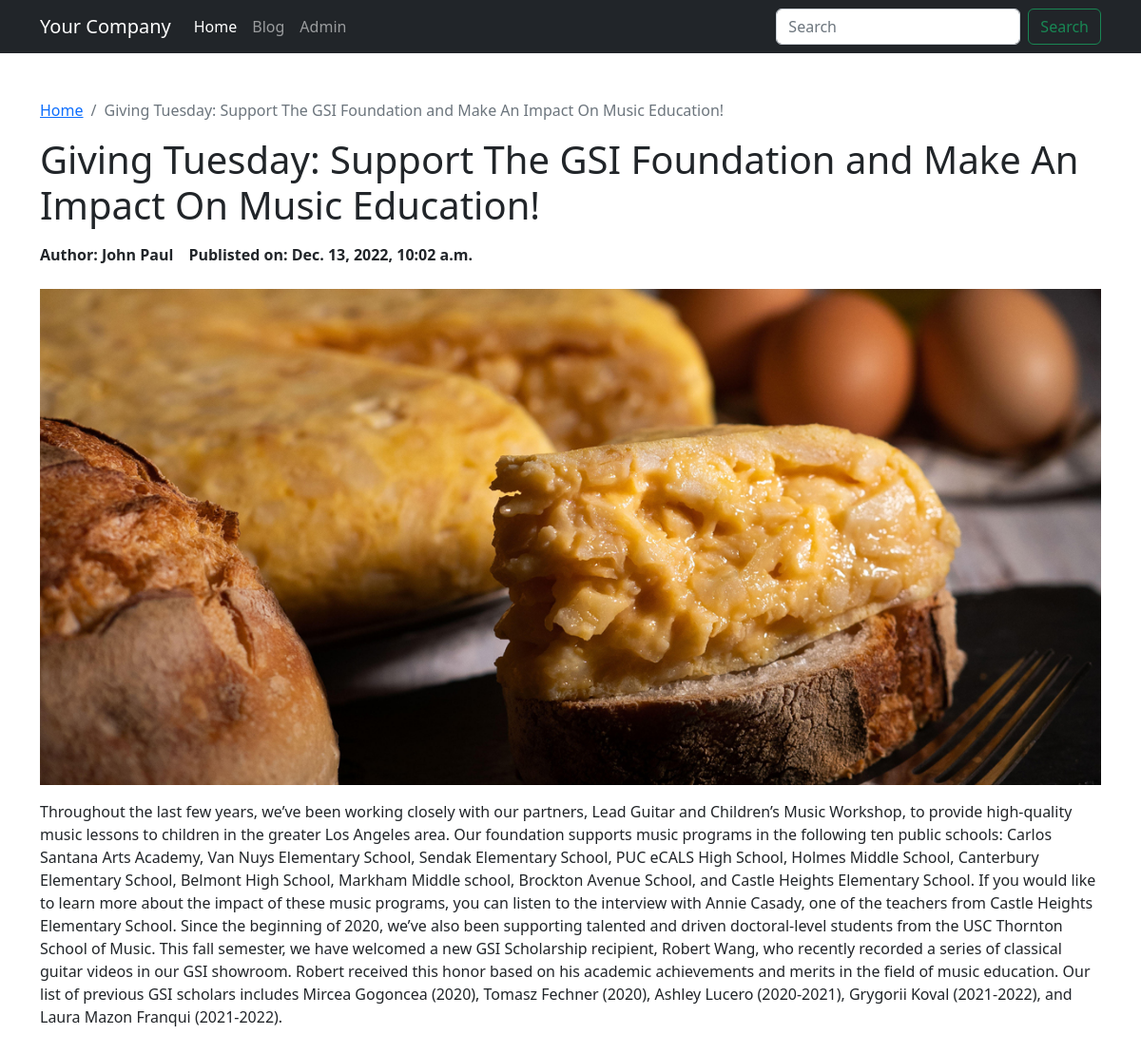
The app's page /blog/post/giving-tuesday-support-the-gsi-foundation-and-make-an-impact-on-music-education with its own data.
### blog/models.py (models this page shows, shortened)
class Post(models.Model):
    STATUS_PUBLISHED = 1
    STATUS_DRAFT = 0
    STATUS_UNLISTED = -1
    status_choices = [
        (STATUS_PUBLISHED, 'Published'),
        (STATUS_DRAFT, 'Draft'),
        (STATUS_UNLISTED, 'Unlisted'),
    ]
    title = models.CharField(max_length=255)
    description = RichTextField()
    image = models.ImageField(upload_to = 'uploads/%Y/%m/%d/')
    author = models.ForeignKey(Author, on_delete=models.CASCADE)
    category = models.ManyToManyField(Category, related_name="posts", blank=True)
    slug = models.SlugField(max_length=255, unique=True)
    date_available = models.DateTimeField(default=timezone.now)
    sort_order = models.IntegerField(default=0)
    status = models.SmallIntegerField(default=STATUS_DRAFT, choices=status_choices)
    date_added = models.DateTimeField(default=timezone.now, editable=False)
    date_modified = models.DateTimeField(default=timezone.now, editable=False)

class Author(models.Model):
    first_name = models.CharField(max_length=60)
    last_name = models.CharField(max_length=60)
    email = models.EmailField(null=True, blank=True)
    def __str__(self):
        return self.first_name + ' ' + self.last_name

### blog/views.py (the view)
# urls.py: path('post/<slug:slug>', views.PostView.as_view(), name='post'),
class PostView(DetailView):
    template_name = 'blog/post.html'
    model = Post

### blog/templates/blog/post.html (shortened to what this page needs)
{% extends "base.html" %}
{% load static %}
{% block content %}
<div class="container py-5">
    <nav aria-label="breadcrumb">
        <ol class="breadcrumb">
            <li class="breadcrumb-item"><a href="{% url 'blog_home' %}">Home</a></li>
            <li class="breadcrumb-item active" aria-current="page">{{ post.title }}</li>
        </ol>
    </nav>
    <h1>{{ post.title }}</h1>
    <div class="d-flex py-2 fs-lg fw-bold mb-3">
        <div class="author me-3">Author: {{ post.author }}</div>
        <div class="date_publish">Publisted on: {{ post.date_available }}</div>
    </div>
    <img class="img-fluid mb-3" src="{% static post.image %}" alt="{{ post.title }}" />
    <div class="description">{{ post.description|safe }}</div>
</div>
{% endblock content %}

### records on screen
Post: title "Giving Tuesday: Support The GSI Foundation and Make An Impact On Music Education!", author "John Paul", date_available "Dec. 13, 2022, 10:02 a.m.", image (picture), description "Throughout the last few years, we’ve been working closely with our partners, Lead Guitar and Children’s Music Workshop, to provide high-quality music lessons to children in the greater Los Angeles area. Our foundation supports music programs in the following ten public schools: Carlos Santana Arts Academy, Van Nuys Elementary School, Sendak Elementary School, PUC eCALS High School, Holmes Middle School, Canterbury Elementary School, Belmont High School, Markham Middle school, Brockton Avenue School, and Castle Heights Elementary School. If you would like to learn more about the impact of these music programs, you can listen to the interview with Annie Casady, one of the teachers from Castle…"
